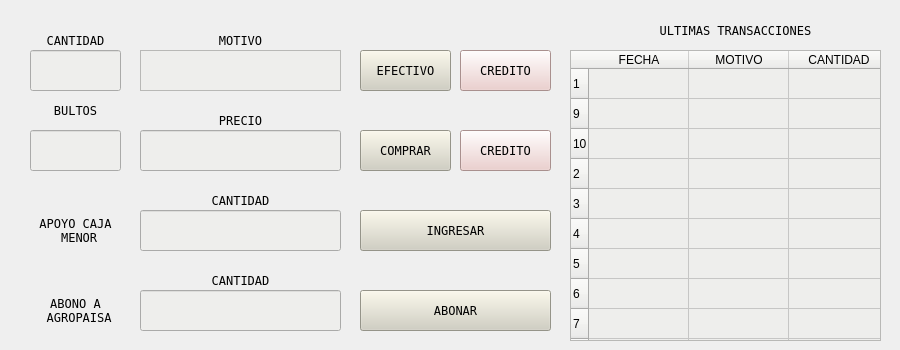
      <widget class="QWidget" name="caja_menor">
       <attribute name="title">
        <string>CAJA MENOR</string>
       </attribute>
       <widget class="QPushButton" name="boton_abonar">
        <property name="geometry">
         <rect>
          <x>360</x>
          <y>290</y>
          <width>191</width>
          <height>41</height>
         </rect>
        </property>
        <property name="font">
         <font>
          <family>Andale Mono</family>
         </font>
        </property>
        <property name="styleSheet">
         <string notr="true">background-color: rgb(209, 207, 192);</string>
        </property>
        <property name="text">
         <string>ABONAR</string>
        </property>
       </widget>
       <widget class="QLabel" name="label_57">
        <property name="geometry">
         <rect>
          <x>20</x>
          <y>290</y>
          <width>111</width>
          <height>41</height>
         </rect>
        </property>
        <property name="font">
         <font>
          <family>Andale Mono</family>
         </font>
        </property>
        <property name="text">
         <string>ABONO A 
 AGROPAISA</string>
        </property>
        <property name="alignment">
         <set>Qt::AlignCenter</set>
        </property>
       </widget>
       <widget class="QLabel" name="label_59">
        <property name="geometry">
         <rect>
          <x>140</x>
          <y>20</y>
          <width>201</width>
          <height>41</height>
         </rect>
        </property>
        <property name="font">
         <font>
          <family>Andale Mono</family>
         </font>
        </property>
        <property name="text">
         <string>MOTIVO</string>
        </property>
        <property name="alignment">
         <set>Qt::AlignCenter</set>
        </property>
       </widget>
       <widget class="QPushButton" name="boton_comprar_caja_menor">
        <property name="geometry">
         <rect>
          <x>360</x>
          <y>50</y>
          <width>91</width>
          <height>41</height>
         </rect>
        </property>
        <property name="font">
         <font>
          <family>Andale Mono</family>
         </font>
        </property>
        <property name="styleSheet">
         <string notr="true">background-color: rgb(209, 207, 192);</string>
        </property>
        <property name="text">
         <string>EFECTIVO</string>
        </property>
       </widget>
       <widget class="QTextEdit" name="motivo_gasto">
        <property name="geometry">
         <rect>
          <x>140</x>
          <y>50</y>
          <width>201</width>
          <height>41</height>
         </rect>
        </property>
        <property name="font">
         <font>
          <family>Andale Mono</family>
         </font>
        </property>
        <property name="styleSheet">
         <string notr="true">background-color: rgb(238, 238, 236);</string>
        </property>
        <property name="html">
         <string>&lt;!DOCTYPE HTML PUBLIC &quot;-//W3C//DTD HTML 4.0//EN&quot; &quot;http://www.w3.org/TR/REC-html40/strict.dtd&quot;&gt;
&lt;html&gt;&lt;head&gt;&lt;meta name=&quot;qrichtext&quot; content=&quot;1&quot; /&gt;&lt;style type=&quot;text/css&quot;&gt;
p, li { white-space: pre-wrap; }
&lt;/style&gt;&lt;/head&gt;&lt;body style=&quot; font-family:'Andale Mono'; font-size:11pt; font-weight:400; font-style:normal;&quot;&gt;
&lt;p style=&quot;-qt-paragraph-type:empty; margin-top:0px; margin-bottom:0px; margin-left:0px; margin-right:0px; -qt-block-indent:0; text-indent:0px; font-family:'Ubuntu';&quot;&gt;&lt;br /&gt;&lt;/p&gt;&lt;/body&gt;&lt;/html&gt;</string>
        </property>
       </widget>
       <widget class="QLabel" name="label_61">
        <property name="geometry">
         <rect>
          <x>30</x>
          <y>20</y>
          <width>91</width>
          <height>41</height>
         </rect>
        </property>
        <property name="font">
         <font>
          <family>Andale Mono</family>
         </font>
        </property>
        <property name="text">
         <string>CANTIDAD</string>
        </property>
        <property name="alignment">
         <set>Qt::AlignCenter</set>
        </property>
       </widget>
       <widget class="QPushButton" name="boton_fiar_caja_menor">
        <property name="geometry">
         <rect>
          <x>460</x>
          <y>50</y>
          <width>91</width>
          <height>41</height>
         </rect>
        </property>
        <property name="font">
         <font>
          <family>Andale Mono</family>
         </font>
        </property>
        <property name="styleSheet">
         <string notr="true">background-color: rgb(236, 201, 199);</string>
        </property>
        <property name="text">
         <string>CREDITO</string>
        </property>
       </widget>
       <widget class="QLabel" name="label_60">
        <property name="geometry">
         <rect>
          <x>140</x>
          <y>270</y>
          <width>201</width>
          <height>21</height>
         </rect>
        </property>
        <property name="font">
         <font>
          <family>Andale Mono</family>
         </font>
        </property>
        <property name="text">
         <string>CANTIDAD</string>
        </property>
        <property name="alignment">
         <set>Qt::AlignCenter</set>
        </property>
       </widget>
       <widget class="QTableWidget" name="tableWidget_9">
        <property name="geometry">
         <rect>
          <x>570</x>
          <y>50</y>
          <width>311</width>
          <height>291</height>
         </rect>
        </property>
        <property name="styleSheet">
         <string notr="true">font: 11pt &quot;Andale Mono&quot;;
background-color: rgb(238, 238, 236);</string>
        </property>
        <property name="verticalScrollBarPolicy">
         <enum>Qt::ScrollBarAlwaysOff</enum>
        </property>
        <property name="horizontalScrollBarPolicy">
         <enum>Qt::ScrollBarAlwaysOff</enum>
        </property>
        <row>
         <property name="text">
          <string>1</string>
         </property>
        </row>
        <row>
         <property name="text">
          <string>9</string>
         </property>
        </row>
        <row>
         <property name="text">
          <string>10</string>
         </property>
        </row>
        <row>
         <property name="text">
          <string>2</string>
         </property>
        </row>
        <row>
         <property name="text">
          <string>3</string>
         </property>
        </row>
        <row>
         <property name="text">
          <string>4</string>
         </property>
        </row>
        <row>
         <property name="text">
          <string>5</string>
         </property>
        </row>
        <row>
         <property name="text">
          <string>6</string>
         </property>
        </row>
        <row>
         <property name="text">
          <string>7</string>
         </property>
        </row>
        <row>
         <property name="text">
          <string>8</string>
         </property>
        </row>
        <column>
         <property name="text">
          <string>FECHA</string>
         </property>
        </column>
        <column>
         <property name="text">
          <string>MOTIVO</string>
         </property>
        </column>
        <column>
         <property name="text">
          <string>CANTIDAD</string>
         </property>
        </column>
       </widget>
       <widget class="QLineEdit" name="abonar_dinero">
        <property name="geometry">
         <rect>
          <x>140</x>
          <y>290</y>
          <width>201</width>
          <height>41</height>
         </rect>
        </property>
        <property name="styleSheet">
         <string notr="true">background-color: rgb(238, 238, 236);</string>
        </property>
       </widget>
       <widget class="QLineEdit" name="cantidad_dinero_caja">
        <property name="geometry">
         <rect>
          <x>30</x>
          <y>50</y>
          <width>91</width>
          <height>41</height>
         </rect>
        </property>
        <property name="styleSheet">
         <string notr="true">background-color: rgb(238, 238, 236);</string>
        </property>
       </widget>
       <widget class="QLabel" name="label_89">
        <property name="geometry">
         <rect>
          <x>30</x>
          <y>210</y>
          <width>91</width>
          <height>41</height>
         </rect>
        </property>
        <property name="font">
         <font>
          <family>Andale Mono</family>
         </font>
        </property>
        <property name="text">
         <string>APOYO CAJA
 MENOR</string>
        </property>
        <property name="alignment">
         <set>Qt::AlignCenter</set>
        </property>
       </widget>
       <widget class="QLineEdit" name="ingresar_dinero">
        <property name="geometry">
         <rect>
          <x>140</x>
          <y>210</y>
          <width>201</width>
          <height>41</height>
         </rect>
        </property>
        <property name="styleSheet">
         <string notr="true">background-color: rgb(238, 238, 236);</string>
        </property>
       </widget>
       <widget class="QPushButton" name="boton_invertir_caja_menor">
        <property name="geometry">
         <rect>
          <x>360</x>
          <y>210</y>
          <width>191</width>
          <height>41</height>
         </rect>
        </property>
        <property name="font">
         <font>
          <family>Andale Mono</family>
         </font>
        </property>
        <property name="styleSheet">
         <string notr="true">background-color: rgb(209, 207, 192);</string>
        </property>
        <property name="text">
         <string>INGRESAR</string>
        </property>
       </widget>
       <widget class="QLabel" name="label_63">
        <property name="geometry">
         <rect>
          <x>140</x>
          <y>190</y>
          <width>201</width>
          <height>21</height>
         </rect>
        </property>
        <property name="font">
         <font>
          <family>Andale Mono</family>
         </font>
        </property>
        <property name="text">
         <string>CANTIDAD</string>
        </property>
        <property name="alignment">
         <set>Qt::AlignCenter</set>
        </property>
       </widget>
       <widget class="QLabel" name="label_64">
        <property name="geometry">
         <rect>
          <x>580</x>
          <y>10</y>
          <width>311</width>
          <height>41</height>
         </rect>
        </property>
        <property name="font">
         <font>
          <family>Andale Mono</family>
         </font>
        </property>
        <property name="text">
         <string>ULTIMAS TRANSACCIONES</string>
        </property>
        <property name="alignment">
         <set>Qt::AlignCenter</set>
        </property>
       </widget>
       <widget class="QLabel" name="titulo_bultos">
        <property name="geometry">
         <rect>
          <x>30</x>
          <y>100</y>
          <width>91</width>
          <height>21</height>
         </rect>
        </property>
        <property name="font">
         <font>
          <family>Andale Mono</family>
         </font>
        </property>
        <property name="text">
         <string>BULTOS</string>
        </property>
        <property name="alignment">
         <set>Qt::AlignCenter</set>
        </property>
       </widget>
       <widget class="QPushButton" name="boton_comprar_alimento">
        <property name="geometry">
         <rect>
          <x>360</x>
          <y>130</y>
          <width>91</width>
          <height>41</height>
         </rect>
        </property>
        <property name="font">
         <font>
          <family>Andale Mono</family>
         </font>
        </property>
        <property name="styleSheet">
         <string notr="true">background-color: rgb(209, 207, 192);</string>
        </property>
        <property name="text">
         <string>COMPRAR</string>
        </property>
       </widget>
       <widget class="QLineEdit" name="cantidad_bultos_adquirir">
        <property name="geometry">
         <rect>
          <x>30</x>
          <y>130</y>
          <width>91</width>
          <height>41</height>
         </rect>
        </property>
        <property name="styleSheet">
         <string notr="true">background-color: rgb(238, 238, 236);</string>
        </property>
       </widget>
       <widget class="QLabel" name="titulo_precio">
        <property name="geometry">
         <rect>
          <x>150</x>
          <y>110</y>
          <width>181</width>
          <height>21</height>
         </rect>
        </property>
        <property name="font">
         <font>
          <family>Andale Mono</family>
         </font>
        </property>
        <property name="text">
         <string>PRECIO</string>
        </property>
        <property name="alignment">
         <set>Qt::AlignCenter</set>
        </property>
       </widget>
       <widget class="QLineEdit" name="precio_adquisicion_costal">
        <property name="geometry">
         <rect>
          <x>140</x>
          <y>130</y>
          <width>201</width>
          <height>41</height>
         </rect>
        </property>
        <property name="styleSheet">
         <string notr="true">background-color: rgb(238, 238, 236);</string>
        </property>
       </widget>
       <widget class="QPushButton" name="boton_fiar_costales">
        <property name="geometry">
         <rect>
          <x>460</x>
          <y>130</y>
          <width>91</width>
          <height>41</height>
         </rect>
        </property>
        <property name="font">
         <font>
          <family>Andale Mono</family>
         </font>
        </property>
        <property name="styleSheet">
         <string notr="true">background-color: rgb(236, 201, 199);</string>
        </property>
        <property name="text">
         <string>CREDITO</string>
        </property>
       </widget>
       <zorder>label_63</zorder>
       <zorder>label_61</zorder>
       <zorder>label_64</zorder>
       <zorder>boton_abonar</zorder>
       <zorder>label_57</zorder>
       <zorder>label_59</zorder>
       <zorder>boton_comprar_caja_menor</zorder>
       <zorder>motivo_gasto</zorder>
       <zorder>boton_fiar_caja_menor</zorder>
       <zorder>label_60</zorder>
       <zorder>tableWidget_9</zorder>
       <zorder>abonar_dinero</zorder>
       <zorder>cantidad_dinero_caja</zorder>
       <zorder>label_89</zorder>
       <zorder>ingresar_dinero</zorder>
       <zorder>boton_invertir_caja_menor</zorder>
       <zorder>titulo_bultos</zorder>
       <zorder>boton_comprar_alimento</zorder>
       <zorder>cantidad_bultos_adquirir</zorder>
       <zorder>titulo_precio</zorder>
       <zorder>precio_adquisicion_costal</zorder>
       <zorder>boton_fiar_costales</zorder>
      </widget>
